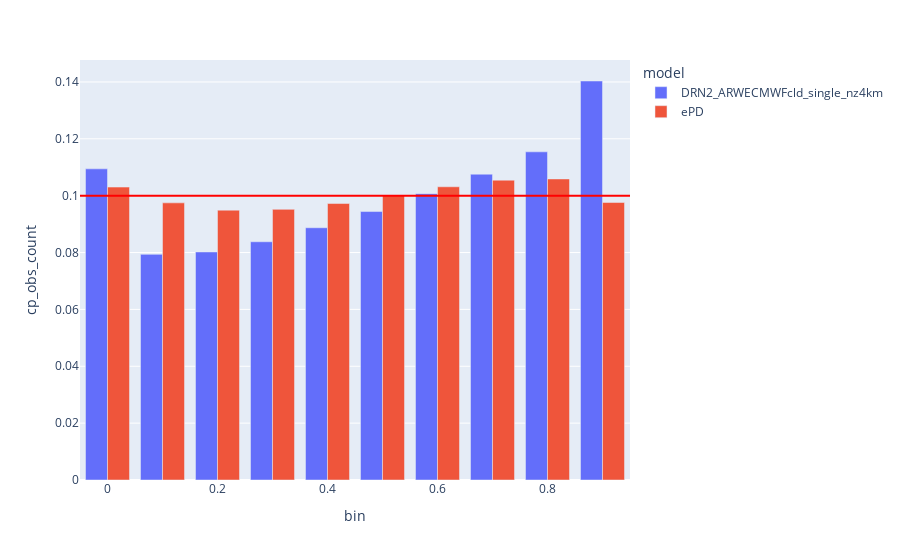

The code cell stored with this chart in its notebook:
### Code cell
fig = px.bar(models_prob_bins.reset_index(), x='bin', y='cp_obs_count',color='model',  barmode='group', facet_col=None)
fig.add_hline(y=0.1, line_width=2, line_color="red")
fig.update_xaxes(range=[-0.05,0.95])
# show the plot
fig.show()

### Figure 1 — Plotly figure (JSON) as saved in the notebook; plotly's stock layout.template omitted (floating-point values rounded to 4 significant figures)
{"data": [{"alignmentgroup": "True", "hovertemplate": "model=DRN2_ARWECMWFcld_single_nz4km<br>bin=%{x}<br>cp_obs_count=%{y}<extra></extra>", "legendgroup": "DRN2_ARWECMWFcld_single_nz4km", "marker": {"color": "#636efa", "pattern": {"shape": ""}}, "name": "DRN2_ARWECMWFcld_single_nz4km", "offsetgroup": "DRN2_ARWECMWFcld_single_nz4km", "orientation": "v", "showlegend": true, "textposition": "auto", "type": "bar", "x": [0, 0.1, 0.2, 0.3, 0.4, 0.5, 0.6, 0.7, 0.8, 0.9, 1, 1.1, 1.2, 1.3, 1.5], "xaxis": "x", "y": [0.1094, 0.07936, 0.0802, 0.08379, 0.08872, 0.09442, 0.1007, 0.1076, 0.1154, 0.1403, 5.11e-05, 0, 0, 0, 0], "yaxis": "y"}, {"alignmentgroup": "True", "hovertemplate": "model=ePD<br>bin=%{x}<br>cp_obs_count=%{y}<extra></extra>", "legendgroup": "ePD", "marker": {"color": "#EF553B", "pattern": {"shape": ""}}, "name": "ePD", "offsetgroup": "ePD", "orientation": "v", "showlegend": true, "textposition": "auto", "type": "bar", "x": [0, 0.1, 0.2, 0.3, 0.4, 0.5, 0.6, 0.7, 0.8, 0.9, 1, 1.1], "xaxis": "x", "y": [0.103, 0.09747, 0.09491, 0.09518, 0.09724, 0.1001, 0.1031, 0.1054, 0.1059, 0.09759, 0, 0], "yaxis": "y"}], "layout": {"barmode": "group", "legend": {"title": {"text": "model"}, "tracegroupgap": 0}, "margin": {"t": 60}, "shapes": [{"line": {"color": "red", "width": 2}, "type": "line", "x0": 0, "x1": 1, "xref": "x domain", "y0": 0.1, "y1": 0.1, "yref": "y"}], "xaxis": {"anchor": "y", "domain": [0, 1], "range": [-0.05, 0.95], "title": {"text": "bin"}}, "yaxis": {"anchor": "x", "domain": [0, 1], "title": {"text": "cp_obs_count"}}}}
